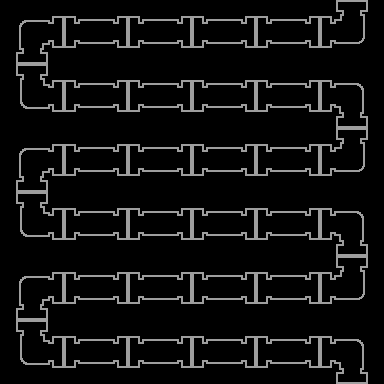

The image is a tile-based game level rendered from a .tmx file. Its description and complete source (layers, tilesets, objects, tile grids) follow:
An orthogonal 6x6 tile map with 64x64 px tiles, 1 tile layer (Tile Layer 1).

<map version="1.0" tiledversion="1.1.5" orientation="orthogonal" renderorder="left-down" width="6" height="6" tilewidth="64" tileheight="64" infinite="0" nextobjectid="1">
 <tileset firstgid="1" name="Pipe_Sheet_Transparent" tilewidth="64" tileheight="64" tilecount="7" columns="7">
  <image source="Pipe_Sheet_Transparent.png" width="448" height="64" />
 </tileset>
 <layer name="Tile Layer 1" width="6" height="6">
  <data encoding="csv">
1,2,2,2,2,6,
5,2,2,2,2,3,
1,2,2,2,2,6,
5,2,2,2,2,3,
1,2,2,2,2,6,
5,2,2,2,2,3
</data>
 </layer>
</map>